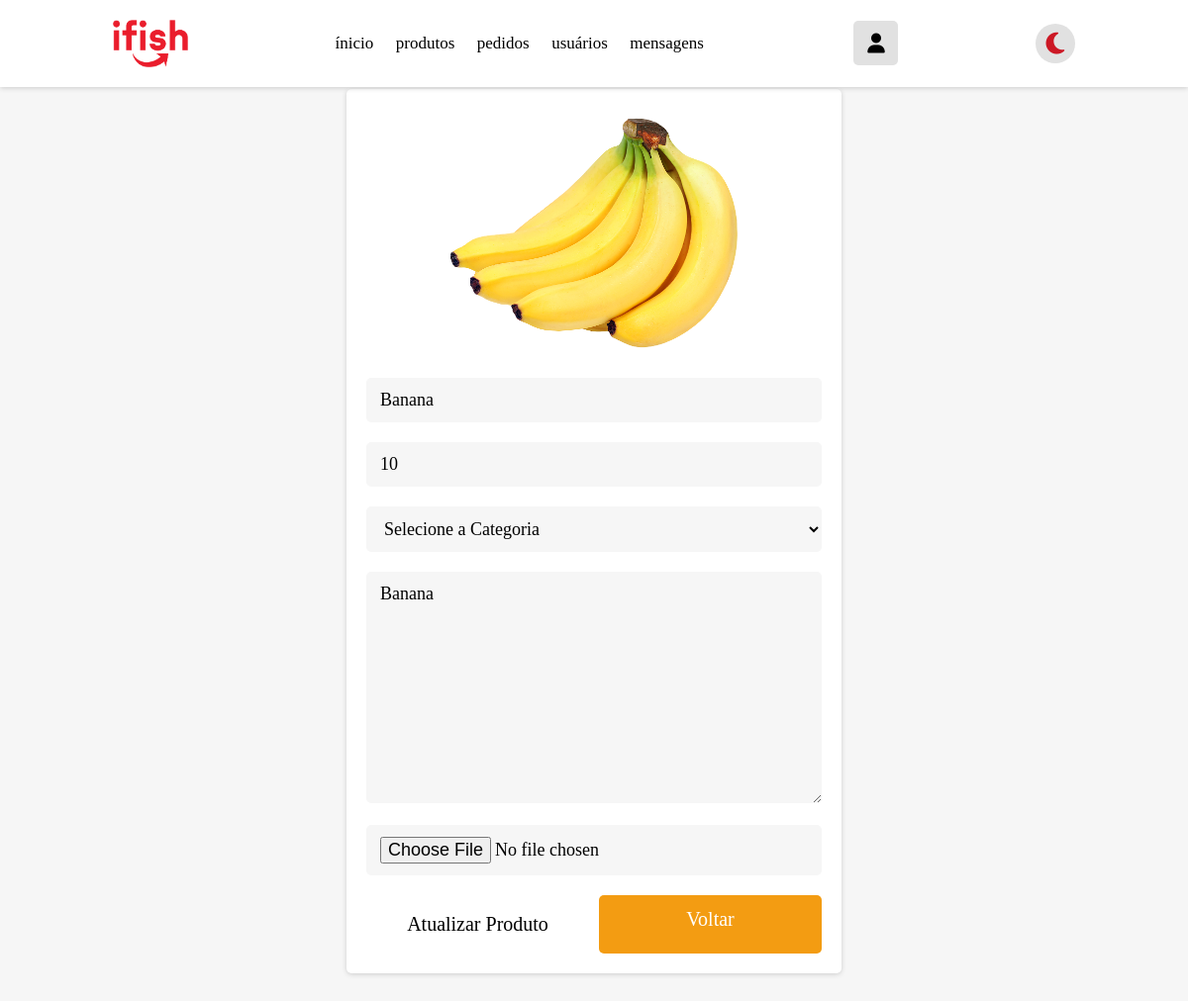
Page /admin_update_produtos.php?update=18 (signed in) on the committed database.
### tables this page shows
CREATE TABLE `produto` (
  `id` int(100) NOT NULL,
  `nome` varchar(100) NOT NULL,
  `categoria` varchar(20) NOT NULL,
  `detalhe` varchar(500) NOT NULL,
  `preco` int(100) NOT NULL,
  `image` varchar(100) NOT NULL
);

### admin_update_produtos.php (the view, shortened to what this page needs)
<!DOCTYPE html>
<html lang="pt-BR">
<head>
   <link rel="stylesheet" href="css/index.css">
   <link rel="stylesheet" href="css/admin_index.css">
   <link rel="stylesheet" href="css/admin_style.css">
   <link rel="stylesheet" href="css/admin_produtos.css">
   <link rel="stylesheet" href="css/header.css">
   <link rel="stylesheet" href="css/footer.css">
   <link rel="stylesheet" href="https://cdnjs.cloudflare.com/ajax/libs/font-awesome/6.2.0/css/all.min.css" />
</head>
<body class="body">
   <?php include 'admin_header.php'; ?>
   <section class="update-product">
      <h1 class="title">atualizar produto</h1>
      <?php
      $update_id = $_GET['update'];
      $select_products = $conn->prepare("SELECT * FROM `produto` WHERE id = ?");
      $select_products->execute([$update_id]);
      if ($select_products->rowCount() > 0) {
         while ($fetch_products = $select_products->fetch(PDO::FETCH_ASSOC)) {
      ?>
            <form action="" method="post" enctype="multipart/form-data">
               <img src="uploaded_img/<?= $fetch_products['image']; ?>" alt="">
               <input type="text" name="name" placeholder="Insira o nome do produto" required class="box" value="<?= $fetch_products['nome']; ?>">
               <input type="number" name="price" min="0" placeholder="Insira o preço do produto" required class="box" value="<?= $fetch_products['preco']; ?>">
               <select name="category" class="box" required>
                  <option value="" selected disabled>Selecione a Categoria</option>
               </select>
               <textarea name="details" required placeholder="Insira os detalhes do produto" class="box" cols="30" rows="10"><?= $fetch_products['detalhe']; ?></textarea>
               <input type="file" name="image" class="box" accept="image/jpg, image/jpeg, image/png">
               <div class="flex-btn">
                  <input type="submit" class="btn" value="Atualizar Produto" name="update_product">
                  <a href="admin_produtos.php" class="option-btn">Voltar</a>
               </div>
            </form>
      <?php
         }
      } else {
         echo '<p class="empty">no products found!</p>';
      }
      ?>
   </section>
</body>
</html>

### css/index.css (style rules this page uses)
:root { --white: #ffffff; --white-medium: #f9f9f9; --light-color: #666; --black: #000000; --red: #cc1825; --dark-red: #9a1e25; --box-shadow: 0 0.1rem 0.5rem #ccc; --box-shadow-dark: 0 0.1rem 0.5rem rgb(20, 20, 20); }
* { font-family: SulSansRegular; margin: 0; padding: 0; box-sizing: border-box; outline: none; border: none; text-decoration: none; text-transform: none; transition: all .2s linear; }
html { font-size: 62.5%; overflow-x: hidden; scroll-behavior: smooth; scroll-padding-top: 7rem; }
body { margin: 0; background: var(--white-medium); }
a { outline: hidden; text-decoration: none; text-align: center; }
.btn { margin-top: 1rem; display: inline-block; padding: 1.8rem 3rem; font-size: 2rem; border-radius: 10px; color: var(--black); cursor: pointer; background: #fff; }

### css/admin_style.css (style rules this page uses)
.update-product form { max-width: 50rem; padding:2rem; margin:0 auto; text-align: center; box-shadow: var(--box-shadow); background-color: var(--white); border-radius: .5rem; }
.update-product form img { height: 25rem; object-fit: cover; margin-bottom: 1rem; }
.update-product form .box { width: 100%; background-color: var(--white); border-radius: .5rem; background-color: var(--light-bg); padding:1.2rem 1.4rem; font-size: 1.8rem; color:var(--black); margin:1rem 0; }

### css/admin_produtos.css (style rules this page uses)
.update-product form { max-width: 50rem; padding:2rem; margin:0 auto; text-align: center; box-shadow: var(--box-shadow); background-color: var(--white); border-radius: .5rem; }
.update-product form img { height: 25rem; object-fit: cover; margin-bottom: 1rem; }
.update-product form .box { width: 100%; background-color: var(--white); border-radius: .5rem; background-color: var(--light-bg); padding:1.2rem 1.4rem; font-size: 1.8rem; color:var(--black); margin:1rem 0; }

### css/header.css (style rules this page uses)
:root { --white: #ffffff; --white-medium: #f9f9f9; --light-color: #666; --black: #000000; --red: #cc1825; --dark-red: #9a1e25; --box-shadow: 0 0.1rem 0.5rem #ccc; --box-shadow-dark: 0 0.1rem 0.5rem rgb(20, 20, 20); }
.btn { margin-top: 1rem; display: inline-block; padding: 1.8rem 3rem; font-size: 2rem; border-radius: 10px; color: var(--black); cursor: pointer; background: #fff; }

### css/components.css (style rules this page uses)
:root { --green:#27ae60; --orange:#f39c12; --red:#e74c3c; --black:#333; --light-color:#666; --white:#fff; --light-bg:#f6f6f6; --box-shadow:0 .5rem 1rem rgba(0,0,0,.1); }
* { font-family: SulSansRegular; margin:0; padding:0; box-sizing: border-box; outline: none; border:none; text-decoration: none; color:var(--black); }
body { background-color: var(--light-bg); }
html { font-size: 62.5%; overflow-x: hidden; scroll-behavior: smooth; scroll-padding-top: 6.5rem; }
section { padding:3rem 2rem; max-width: 1200px; margin:0 auto; }
.btn, .delete-btn, .option-btn { display: block; width: 100%; margin-top: 1rem; border-radius: .5rem; color:var(--white); font-size: 2rem; padding:1.3rem 3rem; text-transform: capitalize; cursor: pointer; text-align: center; }
.btn { background-color: var(--green); }
.option-btn { background-color: var(--orange); }
.flex-btn { display: flex; flex-wrap: wrap; gap:1rem; }
.flex-btn > * { flex:1; }
.title { text-align: center; margin-bottom: 2rem; text-transform: uppercase; color:var(--black); font-size: 3.5rem; }

### rows in the picture
produto: image (picture), name "Banana", price "10", details "Banana"
